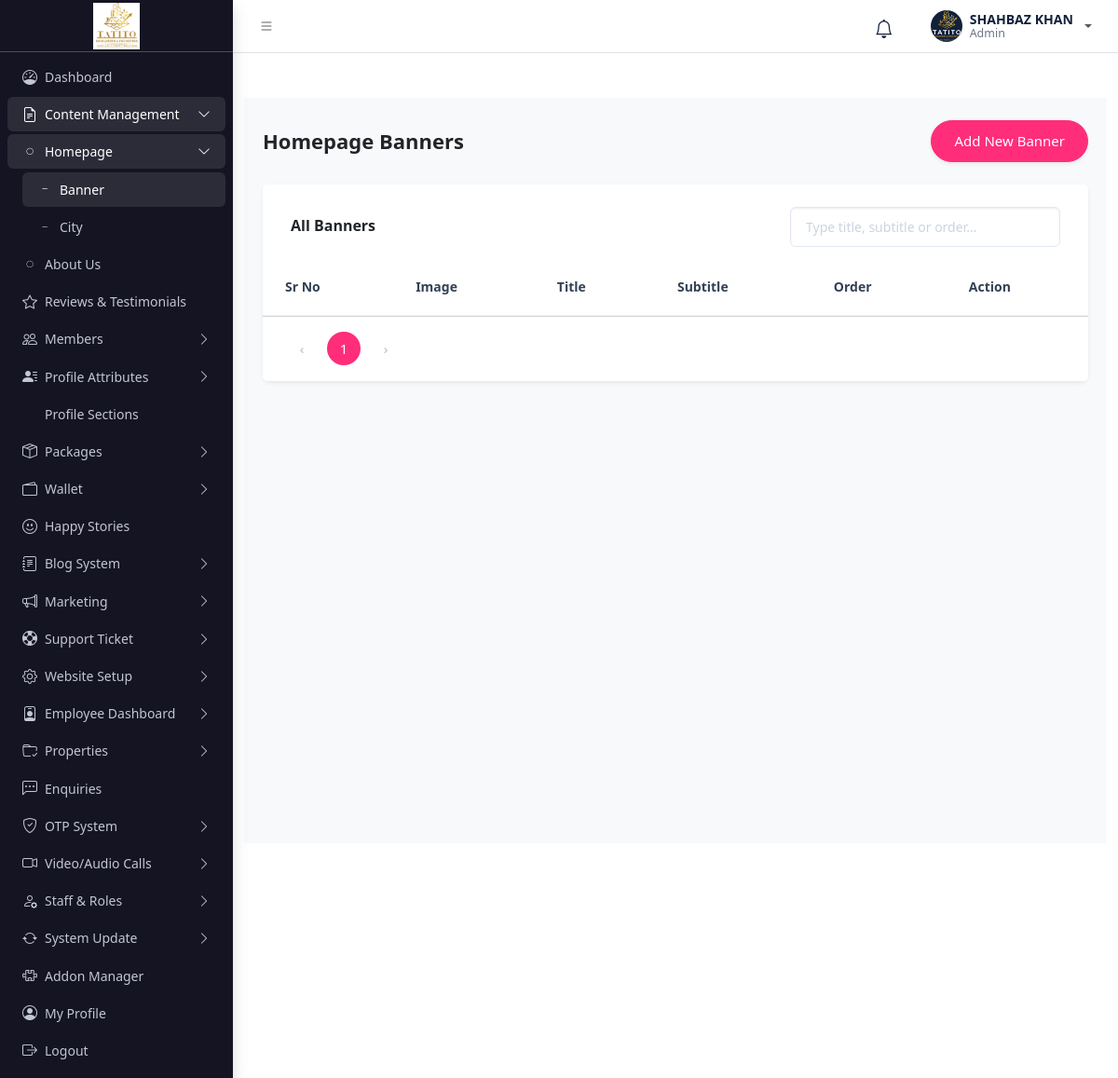
The app's page /admin/banner.php (signed in) with its own data.
### tables this page shows
CREATE TABLE `users` (
  `id` int(11) NOT NULL,
  `fullname` varchar(100) NOT NULL,
  `username` varchar(50) NOT NULL,
  `mobile_number` varchar(10) NOT NULL,
  `profile_image` varchar(255) DEFAULT NULL,
  `email_verified` tinyint(1) NOT NULL DEFAULT 0,
  `otp_code` varchar(6) DEFAULT NULL,
  `otp_expires` datetime DEFAULT NULL,
  `last_login` datetime DEFAULT NULL,
  `password` varchar(255) NOT NULL,
  `role` enum('admin','user') NOT NULL DEFAULT 'user',
  `account_type` enum('buyer','seller','builder','agent','developer') NOT NULL DEFAULT 'buyer',
  `created_at` timestamp NOT NULL DEFAULT current_timestamp(),
  `reset_token` varchar(64) DEFAULT NULL,
  `reset_expires` datetime DEFAULT NULL
);

### admin/banner.php (the view, shortened to what this page needs)
<?php
require_once 'auth_check.php';
?>
<!DOCTYPE html>
<html>
    <head>
    <link rel="stylesheet" href="css/adminlte.css">
    <link rel="stylesheet" href="https://cdn.jsdelivr.net/npm/bootstrap-icons@1.11.3/font/bootstrap-icons.css">
    </head>
<body>
    <div class="app-wrapper">
        <?php include 'nav.php'; ?>
        <?php include 'sidebar.php'; ?>
        <main class="app-main">
            <div class="container mt-5">
                <div class="row justify-content-center">
                    <div class="col-md-12">
                        <?php include __DIR__ . '/components/table/table.php'; ?>
                    </div>
                </div>
            </div>
        </main>
    </div>
    <?php include __DIR__ . '/includes/ui_footer.php'; ?>
</body>
</html>

### admin/nav.php (shortened to what this page needs)
<?php
require_once __DIR__ . '/config.php';
$user = null;
if(isset($_SESSION['id'])){
    $stmt = $conn->prepare("SELECT * FROM users WHERE id = ?");
    $stmt->bind_param("i", $_SESSION['id']);
    $stmt->execute();
    $result = $stmt->get_result();
    $user = $result->fetch_assoc();
}
$fullname = $user["fullname"] ?? ($_SESSION['fullname'] ?? 'Guest');
$role     = $user["role"] ?? 'admin';
$avatar_image = $user["profile_image"] ?? '';
$has_avatar_image = !empty($avatar_image) && file_exists($avatar_image);
?>
<nav class="app-header navbar navbar-expand bg-body">
    <div class="container-fluid">
        <ul class="navbar-nav">
            <li class="nav-item">
                <a class="nav-link" data-lte-toggle="sidebar" href="#">
                    <i class="bi bi-list"></i>
                </a>
            </li>
        </ul>
        <ul class="navbar-nav ms-auto align-items-center gap-2">
            <li class="nav-item dropdown">
                <a class="nav-link bell-link" href="#" data-bs-toggle="dropdown" aria-label="Notifications">
                    <i class="bi bi-bell fs-5"></i>
                </a>
            </li>
            <li class="nav-item dropdown">
                <a class="nav-link dropdown-toggle d-flex align-items-center gap-2" data-bs-toggle="dropdown" href="#">
                    <span class="user-avatar-sm">
                        <?php if ($has_avatar_image): ?>
                            <img src="<?php echo htmlspecialchars($avatar_image); ?>" alt="<?php echo htmlspecialchars($fullname); ?>">
                        <?php else: ?>
                            <?php echo $user ? strtoupper(substr($fullname, 0, 1)) : '?'; ?>
                        <?php endif; ?>
                    </span>
                    <span class="user-info-inline d-none d-md-flex flex-column">
                        <span class="name"><?php echo htmlspecialchars(strtoupper($fullname)); ?></span>
                        <span class="role"><?php echo htmlspecialchars($role); ?></span>
                    </span>
                </a>
            </li>
        </ul>
    </div>
</nav>

### admin/nav.php (style rules this page uses)
.user-avatar-sm { width:34px; height:34px; border-radius:50%; background:#12213a; color:#fff; display:flex; align-items:center; justify-content:center; font-weight:700; font-size:.9rem; flex-shrink:0; overflow:hidden; }
.user-avatar-sm img { width:100%; height:100%; object-fit:cover; }
.user-info-inline { line-height:1.15; }
.user-info-inline .name { font-weight:700; color:#12213a; font-size:.88rem; }
.user-info-inline .role { color:#6b7686; font-size:.78rem; text-transform:capitalize; }
.app-header .nav-link.bell-link { color:#12213a; position:relative; }

### records on screen
users: profile_image (picture), fullname "SHAHBAZ KHAN", role "Admin"

### other values on screen
$item['label'] "Dashboard"
$group['label'] "Content Management"
$item['label'] "Homepage"
$item['label'] "Banner"
$item['label'] "City"
$item['label'] "About Us"
$item['label'] "Reviews & Testimonials"
$group['label'] "Members"
$group['label'] "Profile Attributes"
$item['label'] "Profile Sections"
$group['label'] "Packages"
$group['label'] "Wallet"
$item['label'] "Happy Stories"
$group['label'] "Blog System"
$group['label'] "Marketing"
